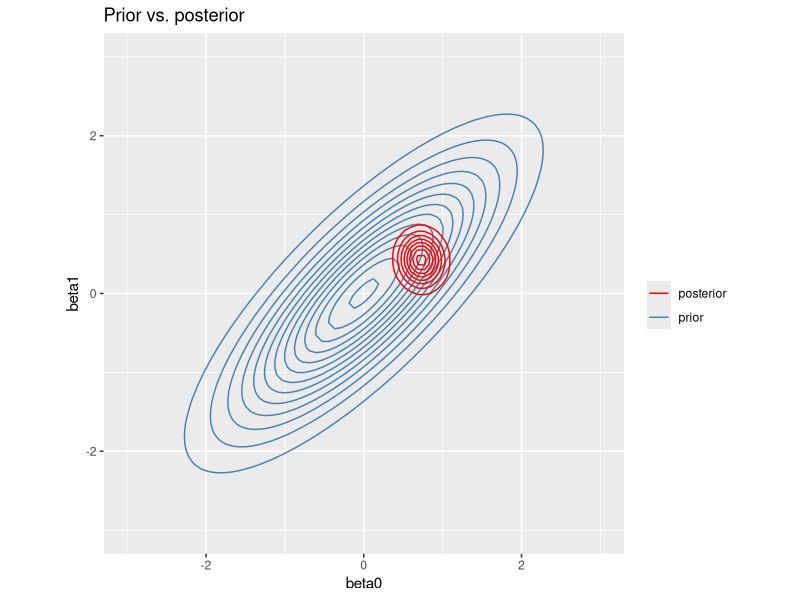
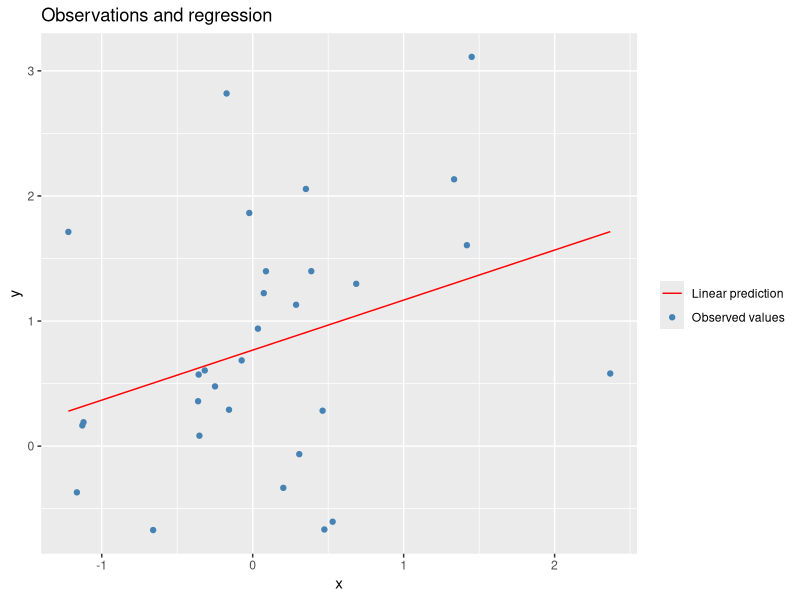

Write R code to recreate these figures, in order.
### ABOUT
# Author:   Anders Hjort
# Date:     24.10.18
# About:    Code to simulate a bayesian normal multivariate distribution of beta coefficients 
#           in a linear model y = beta0 + x1*beta1

### PACKAGES
library(MASS)
library(ggplot2)
library(mvtnorm)
library(ellipse)
library(gridExtra)

#### PRIOR DISTIRBUTION ###
n = 30 #obsevations
p = 1 #covariates (in addition to intercept)
mu = c(0,0) 
cov = 0.8
sigma = matrix(c(1,cov,cov,1), nrow = 2)

#### LIKELIHOOD / OBSERVATIONS ###
# Generate design matrix of n observations with p covariates + intercept column
X = matrix(rnorm(n*p), ncol = p)
X = cbind(rep(1,n),X)

# Create the true beta-coefficients used to simulate data y = beta0 + x1*beta1+x2*beta2
b = c(1,0.5)

# Noise
eps_var = 1
eps = rnorm(n = n, mean = 0, sd = eps_var)

# "Observe"/generate some values (based on the true betas)
y = X%*%b + eps 

### POSTERIOR ###
# Use posterior mean and posterior covariance mtx calculations from project thesis
post_sigma_inv = solve(sigma) + (1/eps_var)*t(X)%*%X
post_sigma = solve(post_sigma_inv)
post_mu = t(post_sigma)%*%t(t(mu)%*%solve(sigma)+(1/eps_var)*t(y)%*%X)

# Make a grid centered in the prior mu
gridsize = 4 #number of standard deviances from the mean 
xygrid = expand.grid(x = seq(from = mu[1]-gridsize*sigma[1,1], to = mu[1]+gridsize*sigma[1,1], length.out = 100),
                     y = seq(from = mu[2]-gridsize*sigma[2,2], to = mu[2]+gridsize*sigma[2,2], length.out = 100))

# The actual calculations of the prior and posterior
prior = dmvnorm(x = xygrid, mean = mu, sigma = sigma)
posterior = dmvnorm(x = xygrid, mean = post_mu, sigma = post_sigma)
df = data.frame(cbind(xygrid, prior,posterior))

### PLOTTING ###
# Contour plots
contPlot = ggplot(df, aes(x=x, y=y)) + 
  geom_contour(aes(z = prior, col = "prior")) +
  geom_contour(aes(z = posterior, col = "posterior"))+
  coord_fixed(xlim = c(mu[1]-3*sigma[1,1],mu[1]+3*sigma[1,1]),
                               ylim = c(mu[2]-3*sigma[2,2], mu[2]+3*sigma[2,2]), ratio = 1) + 
  labs(x ="beta0",y="beta1", title = "Prior vs. posterior") + 
  scale_color_manual(name="", values = c("prior"="steelblue", "posterior" = "red"))

# Regression plot
fit1 = lm(y ~ X[,-1]) #Remove intercept
summary(fit1)

xx = seq(from=min(X[,2]), to = max(X[,2]), length.out = n)
y_pred = coef(fit1)[1]+coef(fit1)[2]*xx

reg_df = data.frame(x = X[,2],y_obs = y)

regPlot = ggplot(data = reg_df) + 
  geom_point(aes(x=x, y=y_obs, col = "Observed values"))+
  labs(x ="x",y="y", title = "Observations and regression") +
  geom_line(aes(x=xx, y = y_pred, col = "Linear prediction"))+
  scale_color_manual(name="", values = c("Observed values"="steelblue", "Linear prediction" = "red"))

contPlot
regPlot
